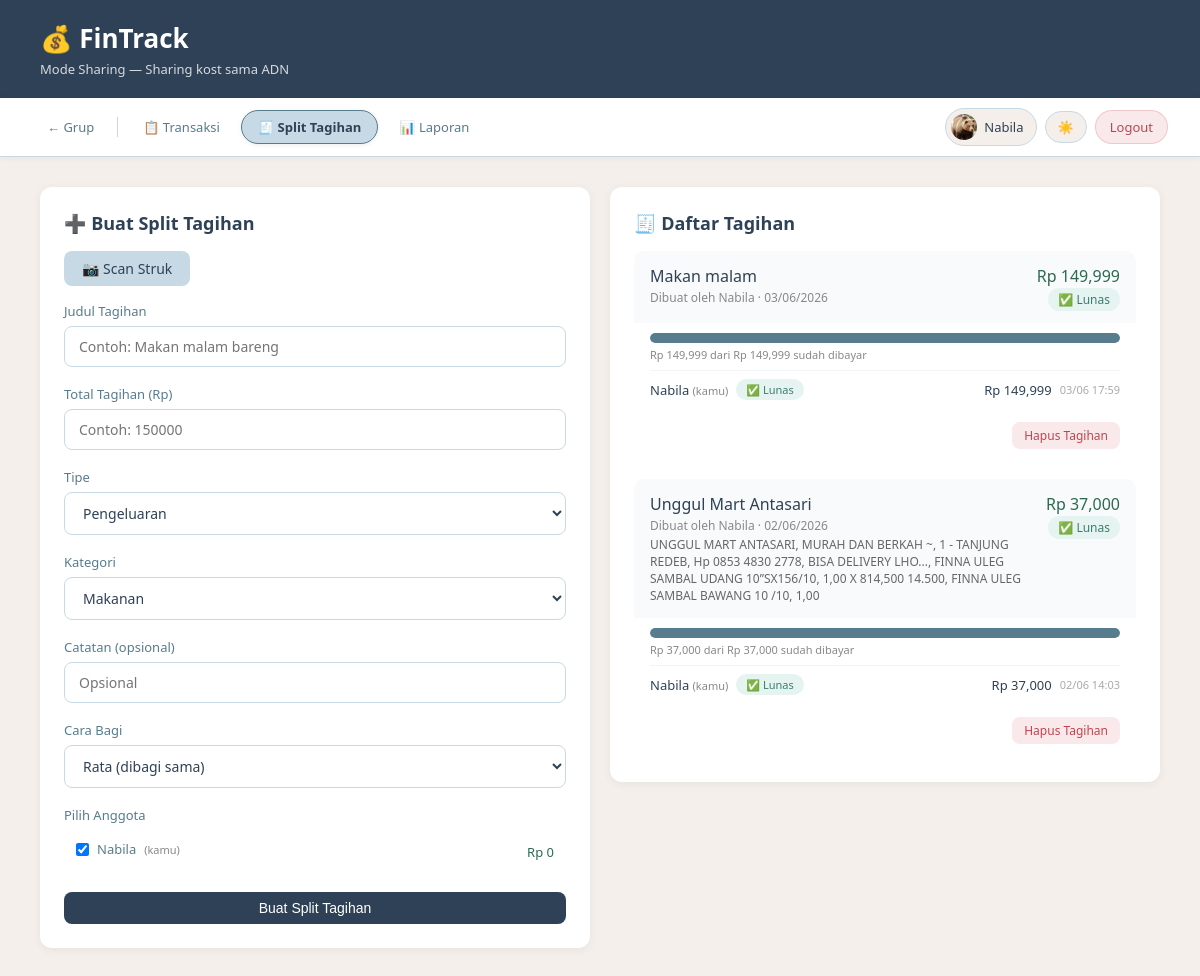
The app's page /groups/1/split (signed in), older data.
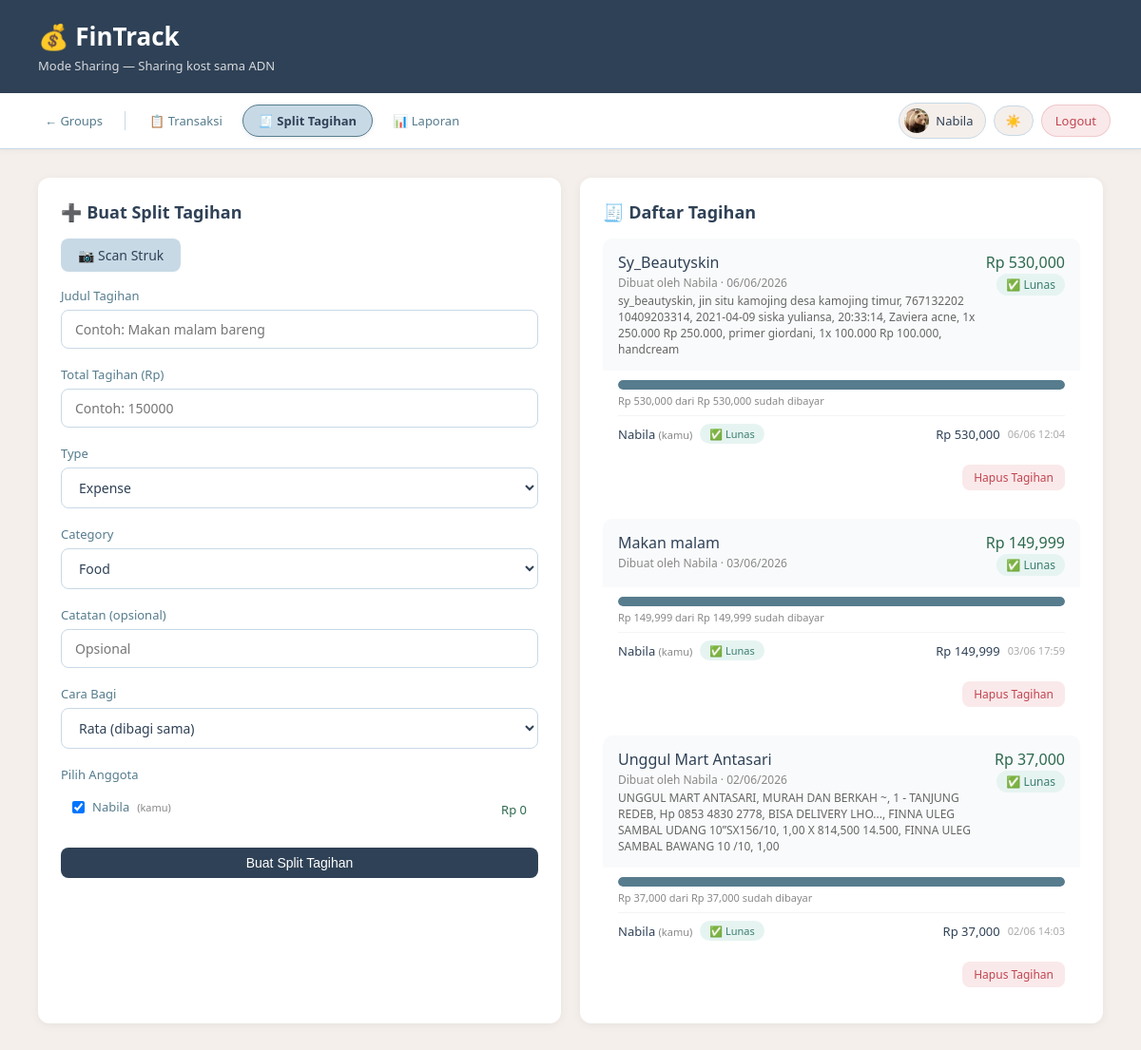
The same page, newer data.
### app.py (models this page shows)
class Group(db.Model):
    id         = db.Column(db.Integer, primary_key=True)
    name       = db.Column(db.String(100), nullable=False)
    code       = db.Column(db.String(8),   unique=True, nullable=False)
    created_by = db.Column(db.Integer, db.ForeignKey('user.id'), nullable=False)
    created_at = db.Column(db.DateTime, default=datetime.utcnow)
    members    = db.relationship('GroupMember',     backref='group', lazy=True)
    funds      = db.relationship('GroupFund',       backref='group', lazy=True)
    logs       = db.relationship('ActivityLog',     backref='group', lazy=True)

class User(UserMixin, db.Model):
    id           = db.Column(db.Integer, primary_key=True)
    name         = db.Column(db.String(100), nullable=False)
    email        = db.Column(db.String(100), unique=True, nullable=False)
    password     = db.Column(db.String(200), nullable=False)
    photo        = db.Column(db.String(200), nullable=True)
    language     = db.Column(db.String(5),  default='id')
    theme        = db.Column(db.String(10), default='light')
    notif_popup  = db.Column(db.Boolean,    default=True)
    timezone     = db.Column(db.String(50), default='Asia/Jakarta')
    created_at   = db.Column(db.DateTime,   default=datetime.utcnow)
    transactions = db.relationship('Transaction', backref='user', lazy=True)

class GroupMember(db.Model):
    id        = db.Column(db.Integer, primary_key=True)
    group_id  = db.Column(db.Integer, db.ForeignKey('group.id'), nullable=False)
    user_id   = db.Column(db.Integer, db.ForeignKey('user.id'),  nullable=False)
    role      = db.Column(db.String(10), default='member')  # admin / member
    joined_at = db.Column(db.DateTime,  default=datetime.utcnow)
    user      = db.relationship('User', backref='group_memberships')

class SplitBill(db.Model):
    id           = db.Column(db.Integer, primary_key=True)
    group_id     = db.Column(db.Integer, db.ForeignKey('group.id'),  nullable=False)
    created_by   = db.Column(db.Integer, db.ForeignKey('user.id'),   nullable=False)
    title        = db.Column(db.String(100), nullable=False)
    total_amount = db.Column(db.Float,       nullable=False)
    note         = db.Column(db.String(200), nullable=True)
    created_at   = db.Column(db.DateTime,    default=datetime.utcnow)
    splits       = db.relationship('SplitDetail', backref='bill', lazy=True)
    creator      = db.relationship('User', backref='split_bills')

class SplitDetail(db.Model):
    id      = db.Column(db.Integer, primary_key=True)
    bill_id = db.Column(db.Integer, db.ForeignKey('split_bill.id'), nullable=False)
    user_id = db.Column(db.Integer, db.ForeignKey('user.id'),       nullable=False)
    amount  = db.Column(db.Float,   nullable=False)
    is_paid = db.Column(db.Boolean, default=False)
    paid_at = db.Column(db.DateTime, nullable=True)
    user    = db.relationship('User', backref='split_details')

### app.py (the view)
@app.route('/groups/<int:group_id>/split')
@login_required
def split_list(group_id):
    group  = Group.query.get_or_404(group_id)
    member = GroupMember.query.filter_by(group_id=group_id, user_id=current_user.id).first()
    if not member:
        flash('Kamu bukan anggota grup ini!', 'danger')
        return redirect(url_for('groups'))
    bills   = SplitBill.query.filter_by(group_id=group_id)\
                       .order_by(SplitBill.created_at.desc()).all()
    members = GroupMember.query.filter_by(group_id=group_id).all()
    return render_template('split_bill.html', group=group, bills=bills,
                           members=members, current_user=current_user)

### templates/split_bill.html (shortened to what this page needs)
<!DOCTYPE html>
<html lang="id">
<head>
    <link rel="stylesheet" href="{{ url_for('static', filename='style.css') }}">
</head>
<body>
<header>
    <h1>💰 FinTrack</h1>
    <p>Mode Sharing — {{ group.name }}</p>
</header>
{% set active = 'split' %}
<nav class="navbar">
    <a href="/groups" class="nav-back">← {{ t['nav_sharing'] }}</a>
    <a href="/groups/{{ group.id }}" class="nav-link{{ ' active' if active == 'detail' else '' }}">📋 Transaksi</a>
    <a href="/groups/{{ group.id }}/split" class="nav-link{{ ' active' if active == 'split' else '' }}">🧾 Split Tagihan</a>
    <a href="/groups/{{ group.id }}/report" class="nav-link{{ ' active' if active == 'report' else '' }}">📊 Laporan</a>
    <div class="nav-right">
        <div class="user-chip">
            <div class="user-avatar">
                {% if current_user.photo %}
                    <img src="{{ url_for('static', filename='uploads/' + current_user.photo) }}" alt="foto">
                {% else %}
                    👤
                {% endif %}
            </div>
            <span>{{ current_user.name }}</span>
        </div>
        <button class="theme-toggle" onclick="toggleTheme()">
            <span class="theme-icon">☀️</span>
        </button>
        <a href="/logout" class="btn-logout">Logout</a>
    </div>
</nav>
<main>
    <div style="display:grid; grid-template-columns:1fr 1fr; gap:20px;">
        <div class="card">
            <h2>➕ Buat Split Tagihan</h2>
            <div style="display:flex; justify-content:space-between; align-items:center; margin-bottom:16px;">
    <a href="/groups/{{ group.id }}/split/scan" class="btn btn-secondary">
        📷 Scan Struk
    </a>
</div>
            <form method="POST" action="/groups/{{ group.id }}/split/create"
                  id="split-form" style="margin-top:16px;">
                <div class="form-group">
                    <label>Judul Tagihan</label>
                    <input type="text" name="title"
                           placeholder="Contoh: Makan malam bareng" required>
                </div>
                <div class="form-group">
                    <label>Total Tagihan (Rp)</label>
                    <input type="number" name="total_amount" id="total-amount"
                           placeholder="Contoh: 150000" min="0"
                           oninput="updateEqual()" required>
                </div>
                <div class="form-group">
                <label>{{ t['form_type'] }}</label>
                <select name="type">
                    <option value="expense">{{ t['expense'] }}</option>
                </select>
            </div>
            <div class="form-group">
                <label>{{ t['form_category'] }}</label>
                <select name="category">
                    <option value="Makanan">{{ t['food'] }}</option>
                </select>
            </div>
                <div class="form-group">
                    <label>Catatan (opsional)</label>
                    <input type="text" name="note" placeholder="Opsional">
                </div>
                <div class="form-group">
                    <label>Cara Bagi</label>
                    <select name="split_type" id="split-type"
                            onchange="toggleSplitType()">
                        <option value="equal">Rata (dibagi sama)</option>
                    </select>
                </div>
                <div class="form-group">
                    <label>Pilih Anggota</label>
                    <div style="display:flex; flex-direction:column; gap:8px; margin-top:4px;">
                        {% for m in members %}
                        <div style="display:flex; align-items:center;
                                    justify-content:space-between; padding:10px 12px;
                                    border:0.5px solid var(--color-border-tertiary);
                                    border-radius:8px;">
                            <label style="display:flex; align-items:center;
                                          gap:8px; cursor:pointer; font-weight:400;">
                                <input type="checkbox" name="member_ids"
                                       value="{{ m.user_id }}"
                                       onchange="updateEqual()"
                                       {{ 'checked' if m.user_id == current_user.id }}>
                                {{ m.user.name }}
                                {% if m.user_id == current_user.id %}
                                <span style="font-size:11px; color:#888;">(kamu)</span>
                                {% endif %}
                            </label>
                            <span class="equal-info"
                                  style="font-size:13px; color:#2d6a4f; font-weight:500;">
                            </span>
                        </div>
                        {% endfor %}
                    </div>
                </div>
                <button type="submit" class="btn btn-primary" style="width:100%;">
                    Buat Split Tagihan
                </button>
            </form>
        </div>
        <div>
            <div class="card">
                <h2>🧾 Daftar Tagihan</h2>
                {% if bills %}
                    <div style="display:flex; flex-direction:column;
                                gap:16px; margin-top:16px;">
                        {% for bill in bills %}
                        {% set total_paid = bill.splits
                             |selectattr('is_paid','equalto',true)
                             |sum(attribute='amount') %}
                        {% set all_paid = bill.splits|selectattr('is_paid','equalto',false)|list|length == 0 %}
                        <div style="border:0.5px solid var(--color-border-tertiary);
                                    border-radius:10px; overflow:hidden;">
                            <div style="padding:14px 16px; background:#f9fafb;
                                        display:flex; justify-content:space-between;
                                        align-items:flex-start;">
                                <div>
                                    <p style="font-weight:500; margin-bottom:2px;">
                                        {{ bill.title }}
                                    </p>
                                    <p style="font-size:12px; color:#888;">
                                        Dibuat oleh {{ bill.creator.name }} ·
                                        {{ bill.created_at.strftime('%d/%m/%Y') }}
                                    </p>
                                    {% if bill.note %}
                                    <p style="font-size:12px; color:#666; margin-top:2px;">
                                        {{ bill.note }}
                                    </p>
                                    {% endif %}
                                </div>
                                <div style="text-align:right;">
                                    <p style="white-space:nowrap; color:#2d6a4f;">
                                        Rp {{ "{:,.0f}".format(bill.total_amount) }}
                                    </p>
                                    {% if all_paid %}
                                    <span class="badge badge-income" style="white-space:nowrap;">✅ Lunas</span>
                                    {% else %}
                                    <span class="badge badge-expense" style="white-space:nowrap;">⏳ Belum lunas</span>
                                    {% endif %}
                                </div>
                            </div>
                            {% if bill.total_amount > 0 %}
                            {% set pct_paid = (total_paid / bill.total_amount * 100) %}
                            <div style="padding:0 16px;">
                                <div class="progress-bar-bg" style="margin:10px 0 4px;">
                                    <div class="progress-bar-fill fill-safe"
                                         style="width:{{ pct_paid }}%"></div>
                                </div>
                                <p style="font-size:11px; color:#888; margin-bottom:8px;">
                                    Rp {{ "{:,.0f}".format(total_paid) }} dari
                                    Rp {{ "{:,.0f}".format(bill.total_amount) }} sudah dibayar
                                </p>
                            </div>
                            {% endif %}
                            <div style="padding:0 16px 14px;">
                                {% for detail in bill.splits %}
                                <div style="display:flex; justify-content:space-between;
                                            align-items:center; padding:8px 0;
                                            border-top:0.5px solid #f3f4f6;">
                                    <div style="display:flex; align-items:center; gap:8px; ">
                                        <span style="font-size:13px;">
                                            {{ detail.user.name }}
                                            {% if detail.user_id == current_user.id %}
                                            <span style="font-size:11px; color:#888;">(kamu)</span>
                                            {% endif %}
                                        </span>
                                        {% if detail.is_paid %}
                                        <span class="badge badge-income"
                                              style="font-size:11px;" >✅ Lunas</span>
                                        {% else %}
                                        <span class="badge badge-expense"
                                              style="font-size:11px;">Belum</span>
                                        {% endif %}
                                    </div>
                                    <div style="display:flex; align-items:center; gap:8px;">
                                        <span style="font-weight:500; font-size:13px; white-space:nowrap;">
                                            Rp {{ "{:,.0f}".format(detail.amount) }}
                                        </span>
                                        {% if detail.paid_at %}
                                        <span style="font-size:11px; color:#aaa;">
                                            {{ detail.paid_at.strftime('%d/%m %H:%M') }}
                                        </span>
                                        {% endif %}
                                    </div>
                                </div>
                                {% endfor %}
                            </div>
                            {% if bill.created_by == current_user.id %}
                            <div style="padding:0 16px 14px; text-align:right;">
                                <a href="/groups/{{ group.id }}/split/{{ bill.id }}/delete"
                                   class="btn btn-danger"
                                   style="font-size:12px;"
                                   onclick="return confirm('Yakin hapus split tagihan ini?')">
                                    Hapus Tagihan
                                </a>
                            </div>
                            {% endif %}
                        </div>
                        {% endfor %}
                    </div>
                {% else %}
                    <p class="empty-msg">Belum ada split tagihan.</p>
                {% endif %}
            </div>
        </div>
    </div>
</main>
</body>
</html>

Row changes from the older to the newer data that the page shows:
added SplitBill: title "Sy_Beautyskin", creator.name "Nabila", created_at "06/06/2026", note "sy_beautyskin, jin situ kamojing desa kamojing timur, 767132202 10409203314, 2021-04-09 siska yuliansa, 20:33:14, Zaviera acne, 1x 250.000 Rp 250.000, primer giordani, 1x 100.000 Rp 100.000, handcream", total_amount "530,000", {{ pct_paid }} 100.0 (drawn), total_paid "530,000"
added SplitDetail: user.name "Nabila", shows "(kamu)", is_paid "✅ Lunas", amount "530,000", paid_at "06/06 12:04", shown under "Sy_Beautyskin"
Text that changed along with them:
{{ t['nav_sharing'] }}: "Grup" → "Groups"
{{ t['form_type'] }}: "Tipe" → "Type"
form field type: "Pengeluaran" → "Expense"
{{ t['form_category'] }}: "Kategori" → "Category"
form field category: "Makanan" → "Food"
